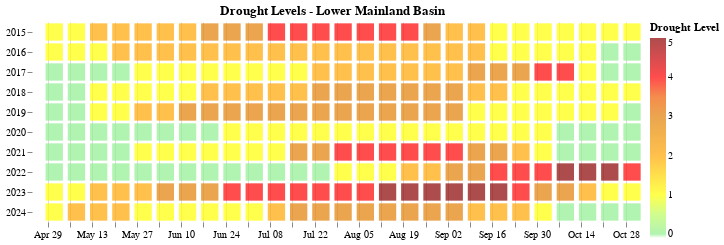

This figure's notebook cell:
### Code cell
colorscale = alt.Scale(domain=['-0.1', '0', '1', '2', '3', '4', '5'],
                       range=['#1C00ff00', 'lightgreen', 'yellow', 'orange', '#E17F03', 'red', 'darkred'])

alt.Chart(drought, title="Drought Levels - Lower Mainland Basin").mark_square(size=300).encode(
    alt.X("monthdate(date):T", title=None),
    alt.Y("year:O", title=None),
    alt.Color("level:Q", title="Drought Level", scale=colorscale),
    tooltip=[
        alt.Tooltip("monthdate(date)", title="Date"),
        alt.Tooltip("level", title="Drought Level"),
    ],
).configure_view(
    step=14,
    strokeWidth=0
).configure_axis(
    domain=False
).properties(width=600, height=200)

### Figure 1 — Vega-Lite specification as saved in the notebook (floating-point values rounded to 4 significant figures; data arrays with more than 128 entries replaced by an {"elided": "..."} marker saying what was removed)
{"config": {"view": {"continuousWidth": 300, "continuousHeight": 300, "step": 14, "strokeWidth": 0}, "axis": {"domain": false}}, "data": {"name": "data-08507c4cc60795cadd600c70d9913cd1"}, "mark": {"type": "square", "size": 300}, "encoding": {"color": {"field": "level", "scale": {"domain": ["-0.1", "0", "1", "2", "3", "4", "5"], "range": ["#1C00ff00", "lightgreen", "yellow", "orange", "#E17F03", "red", "darkred"]}, "title": "Drought Level", "type": "quantitative"}, "tooltip": [{"field": "date", "timeUnit": "monthdate", "title": "Date", "type": "temporal"}, {"field": "level", "title": "Drought Level", "type": "quantitative"}], "x": {"field": "date", "timeUnit": "monthdate", "title": null, "type": "temporal"}, "y": {"field": "year", "title": null, "type": "ordinal"}}, "height": 200, "title": "Drought Levels - Lower Mainland Basin", "width": 600, "$schema": "https://vega.github.io/schema/vega-lite/v5.8.0.json", "datasets": {"data-08507c4cc60795cadd600c70d9913cd1": {"elided": "280 records"}}}
